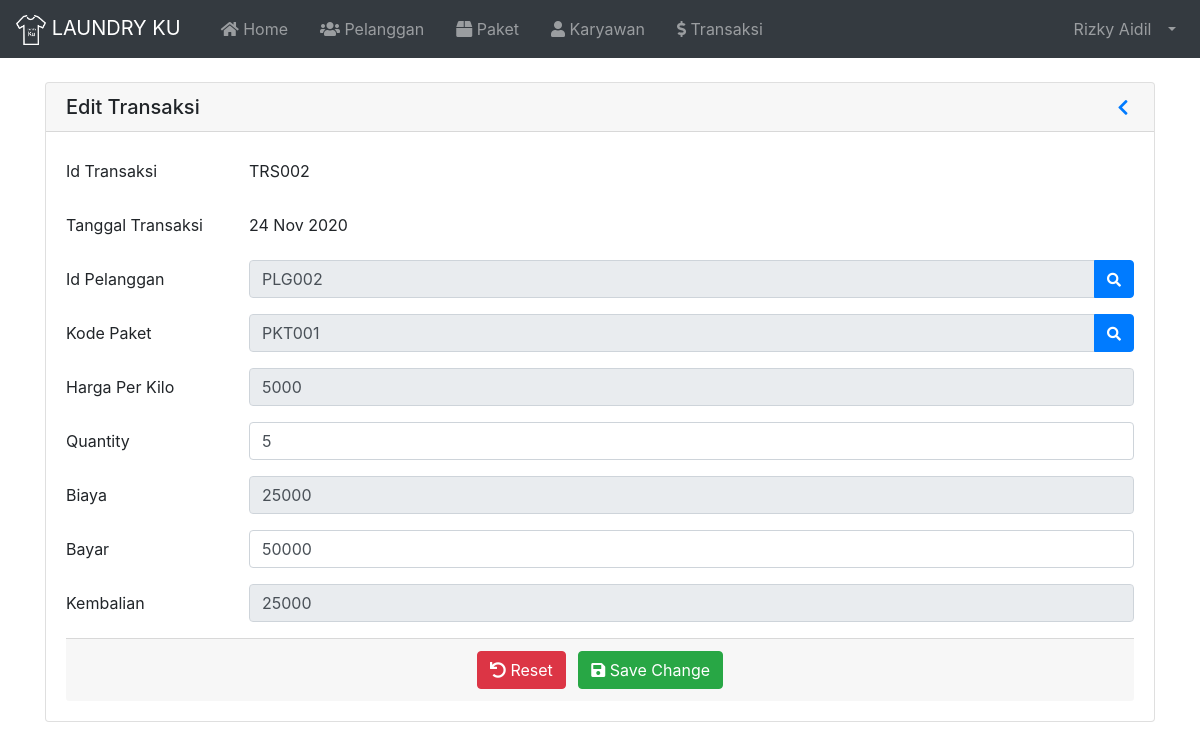
Screenshot of /index.php?page=EditTransaksi&id=TRS002 (signed in) with the database file from the repository.
### tables this page shows
CREATE TABLE `tbl_karyawan` (
  `id` int(11) NOT NULL,
  `nama` varchar(100) NOT NULL,
  `username` varchar(30) NOT NULL,
  `password` varchar(255) NOT NULL,
  `email` varchar(255) NOT NULL,
  `no_hp` varchar(20) NOT NULL,
  `alamat` varchar(100) NOT NULL,
  `catatan` varchar(255) NOT NULL,
  `image` varchar(255) NOT NULL,
  `role` varchar(20) NOT NULL
);

CREATE TABLE `tbl_transaksi` (
  `id` varchar(10) NOT NULL,
  `tanggal` varchar(20) NOT NULL,
  `id_pelanggan` varchar(10) NOT NULL,
  `kd_paket` varchar(10) NOT NULL,
  `qty` int(11) NOT NULL,
  `biaya` int(11) NOT NULL,
  `bayar` int(11) NOT NULL,
  `kembalian` int(11) NOT NULL
);

CREATE TABLE `tbl_paket` (
  `id` varchar(10) NOT NULL,
  `paket` varchar(100) NOT NULL,
  `harga_kilo` int(11) NOT NULL,
  `deskripsi` varchar(255) NOT NULL
);

### index.php (called while the page is built, shortened)
<?php
  require 'load/config.php';
  require 'load/function.php';
?>
<?php require_once 'header.php'; ?>
<?php require 'content.php'; ?>
<?php require_once 'footer.php'; ?>

### load/function.php (called while the page is built, shortened)
<?php
  require 'config.php';
  function viewData( $query ) {
    global $koneksi;
    $result = mysqli_query($koneksi, $query);
    if (mysqli_num_rows($result) == 1) {
      return mysqli_fetch_assoc($result);
    }
    $rows = [];
    return $rows;
  }
?>

### page/transaksi/edittransaksi.php (the view, shortened to what this page needs)
<?php
	$id = $_GET['id'];
	$data = viewData("SELECT * FROM tbl_transaksi WHERE id = '$id'");
?>
<div class="container container-fluid">
	<div class="card mt-4">
		<h5 class="card-header d-flex flex-row align-items-center justify-content-between">
			<a>Edit Transaksi</a>
			<a href="?page=Transaksi" role="button" id="dropdownMenuLink" aria-haspopup="true" aria-expanded="false">
				<i class="fas fa-chevron-left fa-sm fa-fw"></i>
			</a>
		</h5>
		<div class="card-body">
			<form method="post" action="">
				<div class="form-group row">
					<label for="id" class="col-sm-2 col-form-label">Id Transaksi</label>
					<div class="col-sm-10">
						<input type="text" class="form-control-plaintext" id="id" name="id" value="<?= $id; ?>" required readonly>
					</div>
				</div>
				<div class="form-group row">
					<label for="tanggal" class="col-sm-2 col-form-label">Tanggal Transaksi</label>
					<div class="col-sm-10">
						<input type="text" class="form-control-plaintext" id="tanggal" name="tanggal" value="<?= $data['tanggal']; ?>" required readonly>
					</div>
				</div>
				<div class="form-group row">
					<label for="id_pelanggan" class="col-sm-2 col-form-label">Id Pelanggan</label>
					<div class="col-sm-10">
						<div class="input-group">
							<input type="text" class="form-control" id="id_pelanggan" name="id_pelanggan" placeholder="Pilih Pelanggan" value="<?= $data['id_pelanggan']; ?>" readonly required autofocus>
							<div class="input-group-append">
								<button class="btn btn-primary" type="button" data-toggle="modal"
									data-target="#modalPelanggan"><i class="fas fa-search fa-sm"></i></button>
							</div>
						</div>
					</div>
				</div>
				<div class="form-group row">
					<label for="kd_paket" class="col-sm-2 col-form-label">Kode Paket</label>
					<div class="col-sm-10">
						<div class="input-group">
							<input type="text" class="form-control" id="kd_paket" name="kd_paket" placeholder="Pilih Paket" value="<?= $data['kd_paket']; ?>" readonly required>
							<div class="input-group-append">
								<button class="btn btn-primary" type="button" data-toggle="modal"
									data-target="#modalPaket"><i class="fas fa-search fa-sm"></i></button>
							</div>
						</div>
					</div>
				</div>
				<?php
					$kd_paket = $data['kd_paket'];
					$harga = viewData("SELECT * FROM tbl_paket WHERE id = '$kd_paket'");
				?>
				<div class="form-group row">
					<label for="harga" class="col-sm-2 col-form-label">Harga Per Kilo</label>
					<div class="col-sm-10">
						<input type="number" class="form-control" id="harga" name="harga" onkeyup="jumlahBiaya();" value="<?= $harga['harga_kilo']; ?>" required readonly>
					</div>
				</div>
				<div class="form-group row">
					<label for="qty" class="col-sm-2 col-form-label">Quantity</label>
					<div class="col-sm-10">
						<input type="number" min="1" class="form-control" id="qty" name="qty" onkeyup="jumlahBiaya();" value="<?= $data['qty']; ?>" required>
					</div>
				</div>
				<div class="form-group row">
					<label for="biaya" class="col-sm-2 col-form-label">Biaya</label>
					<div class="col-sm-10">
						<input type="number" class="form-control" id="biaya" name="biaya" onkeyup="jumlahKembalian();" value="<?= $data['biaya']; ?>" required readonly>
					</div>
				</div>
				<div class="form-group row">
					<label for="bayar" class="col-sm-2 col-form-label">Bayar</label>
					<div class="col-sm-10">
						<input type="text" min="0" class="form-control" id="bayar" name="bayar" onkeyup="jumlahKembalian();" value="<?= $data['bayar']; ?>" required>
					</div>
				</div>
				<div class="form-group row">
					<label for="kembalian" class="col-sm-2 col-form-label">Kembalian</label>
					<div class="col-sm-10">
						<input type="text" class="form-control" id="kembalian" name="kembalian" required value="<?= $data['kembalian']; ?>" readonly>
					</div>
				</div>
				<div class="card-footer text-center">
					<button type="reset" class="btn btn-danger mr-2"><i class="fas fa-undo"></i> Reset</button>
					<button type="submit" name="submit" class="btn btn-success"><i class="fas fa-save"></i> Save Change</button>
				</div>
			</form>
		</div>
	</div>
</div>

### header.php (shortened to what this page needs)
<?php
  $id = $_SESSION['id'];
  $result = mysqli_query($koneksi, "SELECT * FROM tbl_karyawan WHERE id = '$id'");
  $user = mysqli_fetch_assoc($result);
?>
<!DOCTYPE html>
<html lang="en">
<head>
	<link rel="stylesheet" href="asset/vendor/bootstrap-4.5.3/css/bootstrap.min.css">
	<link rel="stylesheet" href="asset/vendor/fontawesome/css/all.min.css">
	<link rel="stylesheet" href="asset/vendor/datatables-b4/datatables.min.css">
</head>
<body>
	<nav class="navbar navbar-expand-lg navbar-dark bg-dark">
		<a class="navbar-brand" href="index.php">
			<img src="asset/img/logo.png" width="30" height="30" alt="">
			LAUNDRY KU
		</a>
		<div class="collapse navbar-collapse" id="navbarSupportedContent">
			<ul class="navbar-nav mr-auto">
				<li class="nav-item ml-3">
					<a class="nav-link" href="index.php"><i class="fas fa-home"></i> Home<span class="sr-only">(current)</span></a>
				</li>
				<li class="nav-item ml-3">
					<a class="nav-link" href="?page=Pelanggan"><i class="fas fa-users"></i> Pelanggan</a>
				</li>
				<li class="nav-item ml-3">
					<a class="nav-link" href="?page=Paket"><i class="fas fa-box"></i> Paket</a>
				</li>
				<?php if ($user['role'] == 'Admin') : ?>
				<li class="nav-item ml-3">
					<a class="nav-link" href="?page=Karyawan"><i class="fas fa-user"></i> Karyawan</a>
				</li>
				<?php endif; ?>
				<li class="nav-item ml-3">
					<a class="nav-link " href="?page=Transaksi"><i class="fas fa-dollar-sign"></i> Transaksi</a>
				</li>
			</ul>
			<ul class="navbar-nav ml-auto">
				<li class="nav-item dropdown">
					<a class="nav-link dropdown-toggle" href="#" id="userDropdown" role="button" data-toggle="dropdown"
						aria-haspopup="true" aria-expanded="false">
						<span class="mr-2 d-none d-lg-inline"><?= $user['nama']; ?></span>
					</a>
				</li>
			</ul>
		</div>
	</nav>

### rows the page displays
tbl_karyawan: nama "Rizky Aidil"
tbl_transaksi: tanggal "24 Nov 2020", id_pelanggan "PLG002", kd_paket "PKT001", qty "5", biaya "25000", bayar "50000", kembalian "25000"
tbl_paket: harga "5000"
